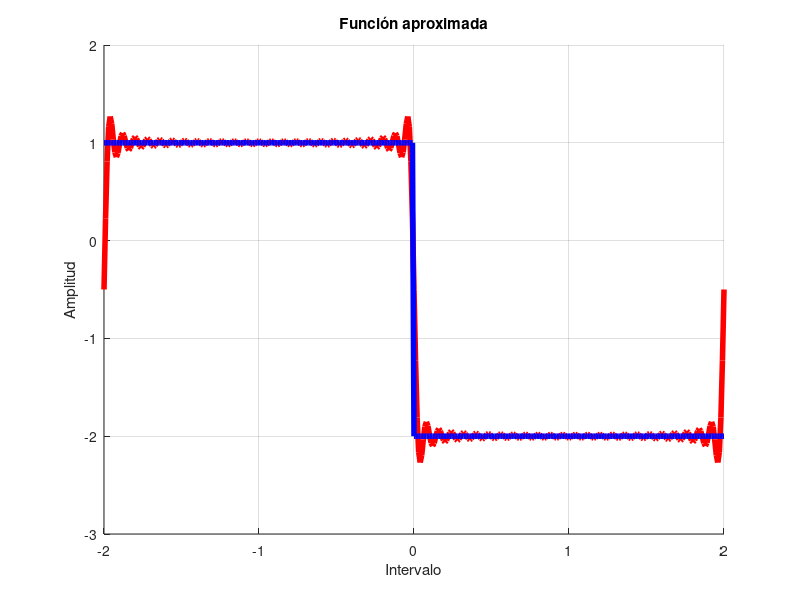

MATLAB code to generate this figure:
clc; clear all;

% Definir Parámetros
t = -2:0.01:2;

% Definir Funciones
f1 = double(t < 0);
f2 = -2 * double(t >= 0);
y = f1 + f2;
cantidad_de_terminos = 50;
acumulador = 0;

%% Expansión de la sumatoria
for n = 1:cantidad_de_terminos
    an = 0;
    bn = (3 * (-1 + ((-1)^n))) / (pi * n);
    aux = an + bn * sin((pi * n / 2) * t);
    acumulador = acumulador + aux;
end

a0 = -1/2;
acumulador = a0 + acumulador;

% Graficar Funciones
hold on

% Función Aproximada
plot(t, acumulador, 'r', 'linewidth', 4);

% Función Original
plot(t, y, 'b', 'linewidth', 4);
title('Función aproximada');
xlabel('Intervalo');
ylabel('Amplitud');
grid on;